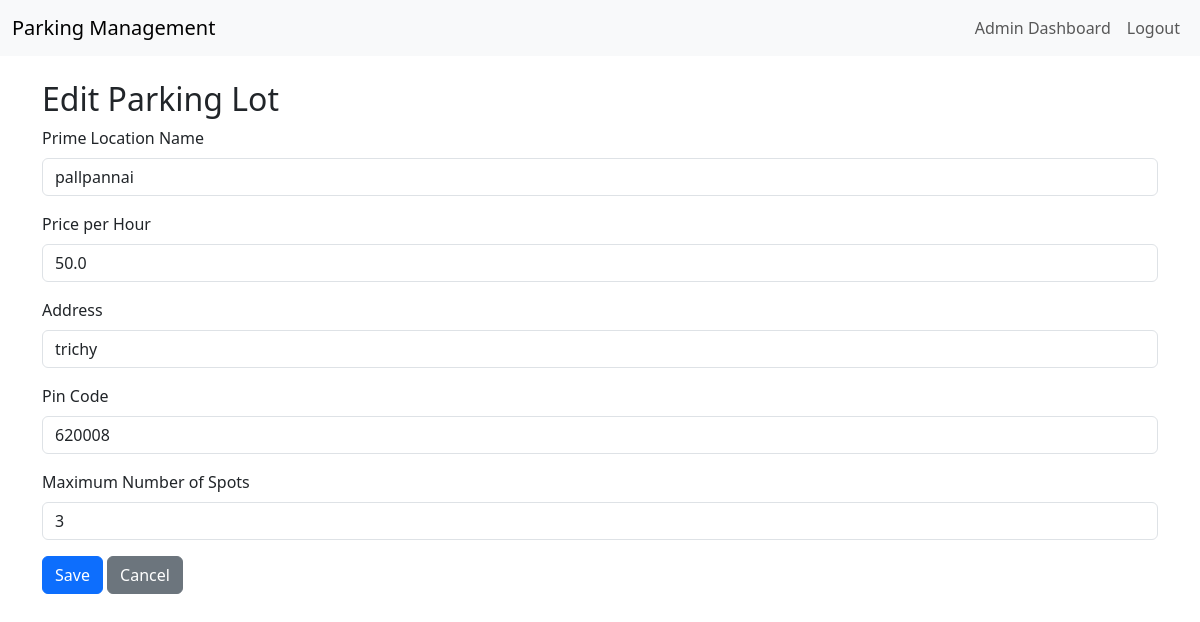
Page /admin/edit_lot/2 (signed in) on the earlier database version.
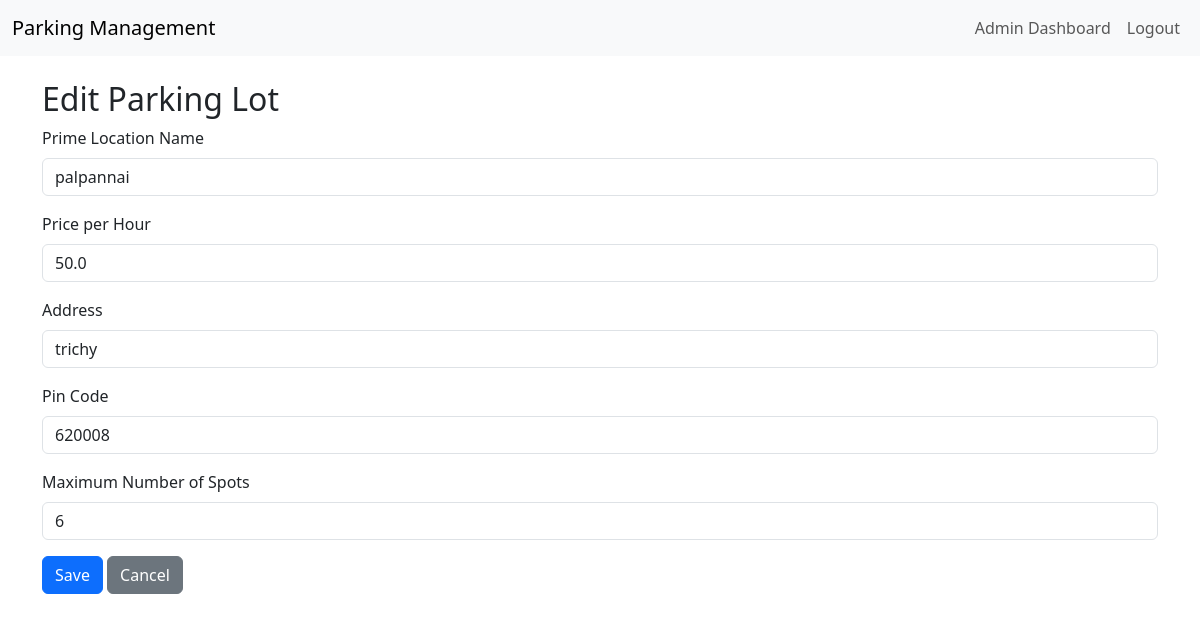
Same page on the later database version.
### models.py (models this page shows)
class ParkingLot(db.Model):
    id = db.Column(db.Integer, primary_key=True)
    prime_location_name = db.Column(db.String(100), nullable=False)
    price = db.Column(db.Float, nullable=False)
    address = db.Column(db.String(200), nullable=False)
    pin_code = db.Column(db.String(10), nullable=False)
    maximum_number_of_spots = db.Column(db.Integer, nullable=False)

### app.py (the view, shortened to what this page needs)
@app.route('/admin/edit_lot/<int:lot_id>', methods=['GET', 'POST'])
def edit_lot(lot_id):
    user = get_current_user()
    if not user or user.role != 'admin':
        return redirect(url_for('login'))
    lot = ParkingLot.query.get_or_404(lot_id)
    return render_template('edit_lot.html', lot=lot)

### app.py (called while the page is built)
def get_current_user():
    if 'user_id' in session:
        user = User.query.get(session['user_id'])
        print(f"Current user: {user.username if user else 'None'}")
        return user
    print("No user_id in session")
    return None

@app.context_processor
def utility_processor():
    return dict(get_current_user=get_current_user)

### templates/edit_lot.html
{% extends "base.html" %}
{% block content %}
<h2>Edit Parking Lot</h2>
<form method="POST" action="{{ url_for('edit_lot', lot_id=lot.id) }}">
    <div class="mb-3">
        <label for="name" class="form-label">Prime Location Name</label>
        <input type="text" class="form-control" id="name" name="name" value="{{ lot.prime_location_name }}" required>
    </div>
    <div class="mb-3">
        <label for="price" class="form-label">Price per Hour</label>
        <input type="number" step="0.01" class="form-control" id="price" name="price" value="{{ lot.price }}" required>
    </div>
    <div class="mb-3">
        <label for="address" class="form-label">Address</label>
        <input type="text" class="form-control" id="address" name="address" value="{{ lot.address }}" required>
    </div>
    <div class="mb-3">
        <label for="pincode" class="form-label">Pin Code</label>
        <input type="text" class="form-control" id="pincode" name="pincode" value="{{ lot.pin_code }}" required>
    </div>
    <div class="mb-3">
        <label for="max_spots" class="form-label">Maximum Number of Spots</label>
        <input type="number" class="form-control" id="max_spots" name="max_spots" value="{{ lot.maximum_number_of_spots }}" required>
    </div>
    <button type="submit" class="btn btn-primary">Save</button>
    <a href="{{ url_for('admin_dashboard') }}" class="btn btn-secondary">Cancel</a>
</form>
{% endblock %}

Differences in the rows shown:
changed ParkingLot "trichy": name "pallpannai" → "palpannai"; max_spots "3" → "6"
